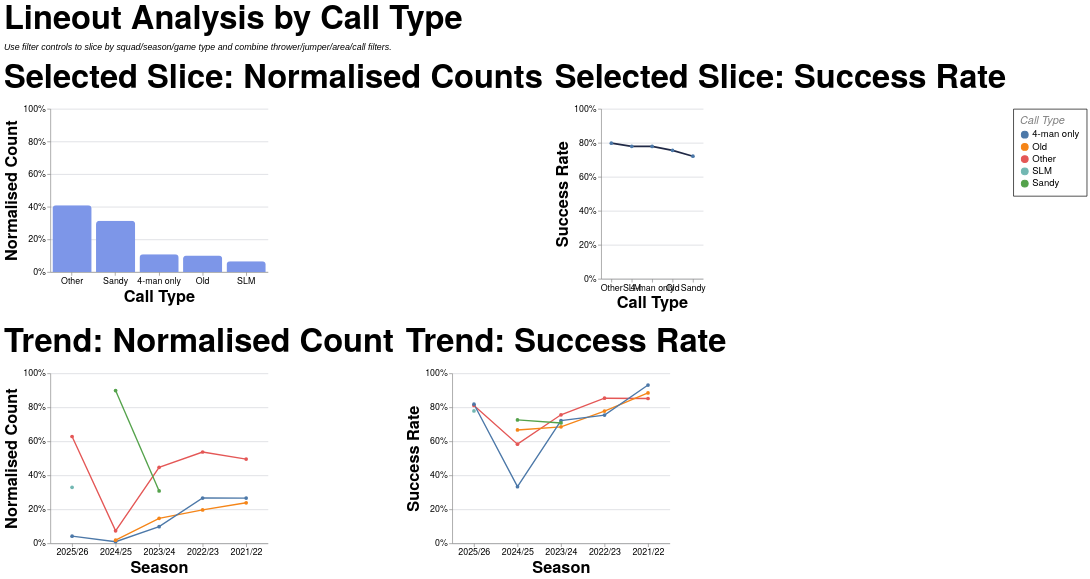

The specification (Vega-Lite) saved for this image:
### Vega-Lite specification from a JSON file in a GitHub repository (floating-point values rounded to 4 significant figures; data arrays with more than 128 entries replaced by an {"elided": "..."} marker saying what was removed)
{"config": {"axis": {"labelFont": "PT Sans Narrow, Helvetica Neue, Helvetica, Arial, sans-serif", "titleFont": "PT Sans Narrow, Helvetica Neue, Helvetica, Arial, sans-serif", "labelFontSize": 13, "titleFontSize": 24, "gridColor": "#202947", "gridOpacity": 0.2, "zindex": 1}, "text": {"font": "Lato, sans-serif"}, "bar": {"cornerRadiusEnd": 5}, "header": {"labelFont": "PT Sans Narrow, Helvetica Neue, Helvetica, Arial, sans-serif", "titleFont": "PT Sans Narrow, Helvetica Neue, Helvetica, Arial, sans-serif", "labelFontSize": 24, "titleFontSize": 28, "labelFontWeight": "bold", "orient": "left"}, "legend": {"labelFont": "PT Sans Narrow, Helvetica Neue, Helvetica, Arial, sans-serif", "titleFont": "PT Sans Narrow, Helvetica Neue, Helvetica, Arial, sans-serif", "labelFontSize": 14, "titleFontSize": 16, "titlePadding": 5, "fillColor": "white", "strokeColor": "black", "padding": 10, "titleFontWeight": "lighter", "titleFontStyle": "italic", "titleColor": "gray", "offset": 10}, "title": {"font": "PT Sans Narrow, Helvetica Neue, Helvetica, Arial, sans-serif", "fontSize": 48, "fontWeight": "bold", "anchor": "start", "align": "center", "titlePadding": 20, "subtitlePadding": 10, "subtitleFontSize": 13, "subtitleColor": "", "subtitleFontStyle": "italic", "offset": 15, "color": "black"}, "axisX": {"labelAngle": 0}, "facet": {"title": null, "header": null, "align": {"row": "each", "column": "each"}}, "resolve": {"scale": {"y": "independent", "facet": "independent"}}, "background": "transparent", "scale": {"offsetBandPaddingOuter": 0.2, "offsetBandPaddingInner": 0.1}, "view": {"stroke": null, "background": "transparent"}}, "vconcat": [{"hconcat": [{"mark": {"type": "bar", "color": "#7d96e8"}, "encoding": {"tooltip": [{"field": "call_type", "title": "Call Type", "type": "nominal"}, {"field": "attempts", "format": ",.0f", "title": "Lineouts", "type": "quantitative"}, {"field": "share", "format": ".1%", "title": "Normalised Count", "type": "quantitative"}], "x": {"field": "call_type", "sort": "-y", "title": "Call Type", "type": "nominal"}, "y": {"axis": {"format": "%"}, "field": "share", "scale": {"domain": [0, 1]}, "title": "Normalised Count", "type": "quantitative"}}, "height": 240, "title": "Selected Slice: Normalised Counts", "transform": [{"filter": "(loSquad == 'All' || datum.squad == loSquad) && (loGameType == 'All' || (loGameType == 'League + Cup' && (datum.game_type == 'League' || datum.game_type == 'Cup')) || (loGameType == 'League only' && datum.game_type == 'League') || datum.game_type == loGameType) && (loOpposition == 'All' || datum.opposition == loOpposition) && (loThrower == 'All' || datum.thrower == loThrower) && (loJumper == 'All' || datum.jumper == loJumper) && (loArea == 'All' || datum.area == loArea) && (loNumbers == 'All' || datum.numbers == loNumbers) && (loCall == 'All' || datum.call == loCall) && (loCallType == 'All' || datum.call_type == loCallType)"}, {"filter": "(loSeason == 'All' || datum.season == loSeason)"}, {"aggregate": [{"op": "count", "as": "attempts"}, {"op": "sum", "field": "won", "as": "won"}], "groupby": ["call_type"]}, {"joinaggregate": [{"op": "sum", "field": "attempts", "as": "total_attempts"}]}, {"calculate": "datum.attempts / datum.total_attempts", "as": "share"}, {"calculate": "datum.won / datum.attempts", "as": "success_rate"}], "width": 320}, {"mark": {"type": "line", "color": "#202946", "point": true, "strokeWidth": 2.5}, "encoding": {"tooltip": [{"field": "call_type", "title": "Call Type", "type": "nominal"}, {"field": "won", "format": ",.0f", "title": "Won", "type": "quantitative"}, {"field": "attempts", "format": ",.0f", "title": "Lineouts", "type": "quantitative"}, {"field": "success_rate", "format": ".1%", "title": "Success Rate", "type": "quantitative"}], "x": {"field": "call_type", "sort": "-y", "title": "Call Type", "type": "nominal"}, "y": {"axis": {"format": "%"}, "field": "success_rate", "scale": {"domain": [0, 1]}, "title": "Success Rate", "type": "quantitative"}}, "height": 250, "title": "Selected Slice: Success Rate", "transform": [{"filter": "(loSquad == 'All' || datum.squad == loSquad) && (loGameType == 'All' || (loGameType == 'League + Cup' && (datum.game_type == 'League' || datum.game_type == 'Cup')) || (loGameType == 'League only' && datum.game_type == 'League') || datum.game_type == loGameType) && (loOpposition == 'All' || datum.opposition == loOpposition) && (loThrower == 'All' || datum.thrower == loThrower) && (loJumper == 'All' || datum.jumper == loJumper) && (loArea == 'All' || datum.area == loArea) && (loNumbers == 'All' || datum.numbers == loNumbers) && (loCall == 'All' || datum.call == loCall) && (loCallType == 'All' || datum.call_type == loCallType)"}, {"filter": "(loSeason == 'All' || datum.season == loSeason)"}, {"aggregate": [{"op": "count", "as": "attempts"}, {"op": "sum", "field": "won", "as": "won"}], "groupby": ["call_type"]}, {"joinaggregate": [{"op": "sum", "field": "attempts", "as": "total_attempts"}]}, {"calculate": "datum.attempts / datum.total_attempts", "as": "share"}, {"calculate": "datum.won / datum.attempts", "as": "success_rate"}], "width": {"step": 30}}], "spacing": 16}, {"hconcat": [{"mark": {"type": "line", "point": true, "strokeWidth": 2}, "encoding": {"color": {"field": "call_type", "title": "Call Type", "type": "nominal"}, "tooltip": [{"field": "season", "title": "Season", "type": "nominal"}, {"field": "call_type", "title": "Call Type", "type": "nominal"}, {"field": "attempts", "format": ",.0f", "title": "Lineouts", "type": "quantitative"}, {"field": "norm_count", "format": ".1%", "title": "Normalised Count", "type": "quantitative"}], "x": {"field": "season", "sort": "-x", "title": "Season", "type": "nominal"}, "y": {"axis": {"format": "%"}, "field": "norm_count", "scale": {"domain": [0, 1]}, "title": "Normalised Count", "type": "quantitative"}}, "height": 250, "title": "Trend: Normalised Count", "transform": [{"filter": "(loSquad == 'All' || datum.squad == loSquad) && (loGameType == 'All' || (loGameType == 'League + Cup' && (datum.game_type == 'League' || datum.game_type == 'Cup')) || (loGameType == 'League only' && datum.game_type == 'League') || datum.game_type == loGameType) && (loOpposition == 'All' || datum.opposition == loOpposition) && (loThrower == 'All' || datum.thrower == loThrower) && (loJumper == 'All' || datum.jumper == loJumper) && (loArea == 'All' || datum.area == loArea) && (loNumbers == 'All' || datum.numbers == loNumbers) && (loCall == 'All' || datum.call == loCall) && (loCallType == 'All' || datum.call_type == loCallType)"}, {"aggregate": [{"op": "count", "as": "attempts"}, {"op": "sum", "field": "won", "as": "won"}], "groupby": ["season", "call_type"]}, {"joinaggregate": [{"op": "sum", "field": "attempts", "as": "season_attempts"}], "groupby": ["season"]}, {"calculate": "datum.attempts / datum.season_attempts", "as": "norm_count"}, {"calculate": "datum.won / datum.attempts", "as": "success_rate"}], "width": 320}, {"mark": {"type": "line", "point": true, "strokeWidth": 2}, "encoding": {"color": {"field": "call_type", "title": "Call Type", "type": "nominal"}, "tooltip": [{"field": "season", "title": "Season", "type": "nominal"}, {"field": "call_type", "title": "Call Type", "type": "nominal"}, {"field": "won", "format": ",.0f", "title": "Won", "type": "quantitative"}, {"field": "attempts", "format": ",.0f", "title": "Lineouts", "type": "quantitative"}, {"field": "success_rate", "format": ".1%", "title": "Success Rate", "type": "quantitative"}], "x": {"field": "season", "sort": "-x", "title": "Season", "type": "nominal"}, "y": {"axis": {"format": "%"}, "field": "success_rate", "scale": {"domain": [0, 1]}, "title": "Success Rate", "type": "quantitative"}}, "height": 250, "title": "Trend: Success Rate", "transform": [{"filter": "(loSquad == 'All' || datum.squad == loSquad) && (loGameType == 'All' || (loGameType == 'League + Cup' && (datum.game_type == 'League' || datum.game_type == 'Cup')) || (loGameType == 'League only' && datum.game_type == 'League') || datum.game_type == loGameType) && (loOpposition == 'All' || datum.opposition == loOpposition) && (loThrower == 'All' || datum.thrower == loThrower) && (loJumper == 'All' || datum.jumper == loJumper) && (loArea == 'All' || datum.area == loArea) && (loNumbers == 'All' || datum.numbers == loNumbers) && (loCall == 'All' || datum.call == loCall) && (loCallType == 'All' || datum.call_type == loCallType)"}, {"aggregate": [{"op": "count", "as": "attempts"}, {"op": "sum", "field": "won", "as": "won"}], "groupby": ["season", "call_type"]}, {"joinaggregate": [{"op": "sum", "field": "attempts", "as": "season_attempts"}], "groupby": ["season"]}, {"calculate": "datum.attempts / datum.season_attempts", "as": "norm_count"}, {"calculate": "datum.won / datum.attempts", "as": "success_rate"}], "width": 320}], "spacing": 16}], "data": {"name": "data-c19e9c742c9b5fa034ceade3597a36db"}, "params": [{"name": "loSquad", "value": "All"}, {"name": "loSeason", "value": "All"}, {"name": "loGameType", "value": "All"}, {"name": "loOpposition", "value": "All"}, {"name": "loThrower", "value": "All"}, {"name": "loJumper", "value": "All"}, {"name": "loArea", "value": "All"}, {"name": "loNumbers", "value": "All"}, {"name": "loCall", "value": "All"}, {"name": "loCallType", "value": "All"}], "spacing": 22, "title": {"text": "Lineout Analysis by Call Type", "subtitle": "Use filter controls to slice by squad/season/game type and combine thrower/jumper/area/call filters."}, "$schema": "https://vega.github.io/schema/vega-lite/v5.20.1.json", "datasets": {"data-c19e9c742c9b5fa034ceade3597a36db": {"elided": "1291 records"}}}
